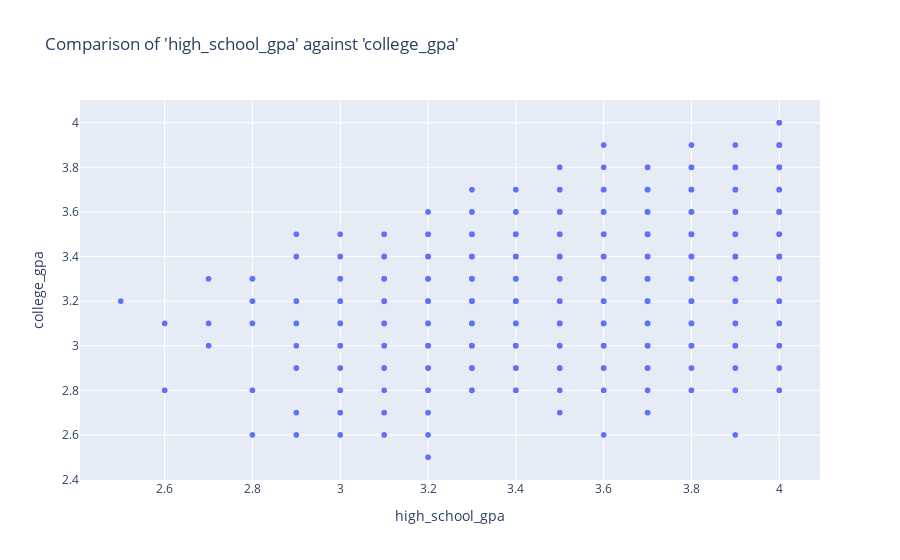

The notebook cell saved with this chart:
### Code cell
fig = px.scatter(
    df_full_train, 
    x='high_school_gpa', 
    y='college_gpa', 
    # facet_col='graduate_in_4years',
    # opacity=0.45,
    # histfunc='count', 
    title="Comparison of 'high_school_gpa' against 'college_gpa'")
fig.show()

### Figure 1 — Plotly figure (JSON) as saved in the notebook; plotly's stock layout.template omitted (floating-point values rounded to 4 significant figures; data arrays with more than 128 entries replaced by an {"elided": "..."} marker saying what was removed)
{"data": [{"hovertemplate": "high_school_gpa=%{x}<br>college_gpa=%{y}<extra></extra>", "legendgroup": "", "marker": {"color": "#636efa", "symbol": "circle"}, "mode": "markers", "name": "", "showlegend": false, "type": "scattergl", "x": {"elided": "4000 float values"}, "xaxis": "x", "y": {"elided": "4000 float values"}, "yaxis": "y"}], "layout": {"legend": {"tracegroupgap": 0}, "title": {"text": "Comparison of 'high_school_gpa' against 'college_gpa'"}, "xaxis": {"anchor": "y", "domain": [0, 1], "title": {"text": "high_school_gpa"}}, "yaxis": {"anchor": "x", "domain": [0, 1], "title": {"text": "college_gpa"}}}}
